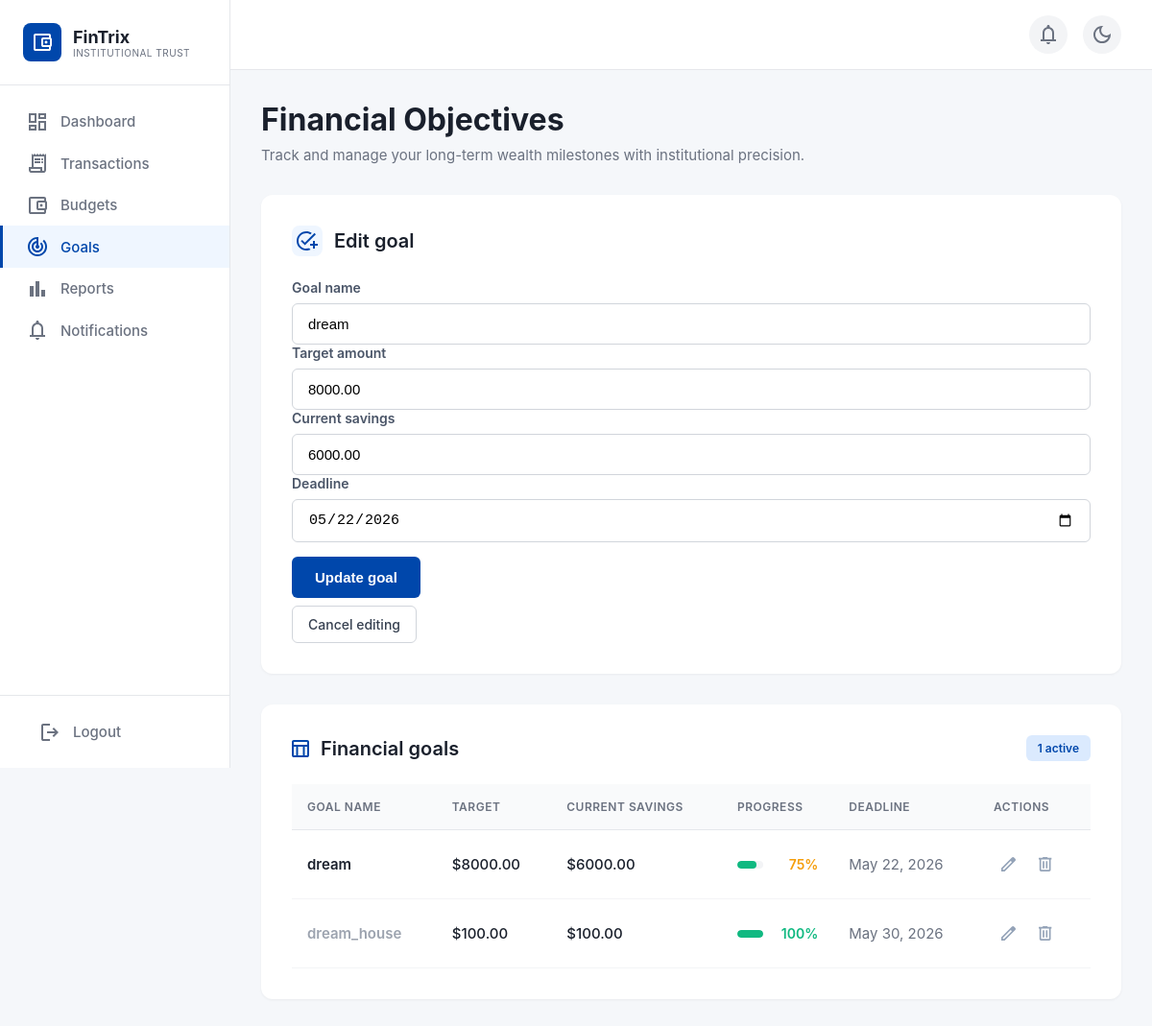
/goals/edit/3/ (signed in), run on the app's committed database.
### goals/models.py (models this page shows, shortened)
class Goal(models.Model):
    user = models.ForeignKey(settings.AUTH_USER_MODEL, on_delete=models.CASCADE)
    name = models.CharField(max_length=200)
    target_amount = models.DecimalField(max_digits=12, decimal_places=2)
    current_savings = models.DecimalField(max_digits=12, decimal_places=2, default=0)
    deadline = models.DateField()
    def progress_percentage(self):
        if self.target_amount == 0:
            return 0
        return min(int((self.current_savings / self.target_amount) * 100), 100)
    @property
    def progress(self):
        return self.progress_percentage()

### goals/views.py (the view)
# urls.py: path("edit/<int:goal_id>/", views.edit_goal, name="edit_goal"),
@login_required
@require_http_methods(['GET', 'POST'])
def edit_goal(request, goal_id):
    goal = get_object_or_404(Goal, id=goal_id, user=request.user)
    if request.method == 'POST':
        form = GoalForm(request.POST, instance=goal)
        if form.is_valid():
            form.save()
            messages.success(request, 'Goal updated successfully.')
            return redirect('goals_page')
    else:
        form = GoalForm(instance=goal)
    goals = _goals_list(request.user)
    return render(
        request,
        'goals.html',
        {
            'goals': goals,
            'form': form,
            'edit_mode': True,
            'edit_goal_id': goal.id,
            'active_count': _active_goal_count(goals),
        },
    )

### goals/forms.py (shortened to what this page needs)
class GoalForm(forms.ModelForm):
    class Meta:
        model = Goal
        fields = ['name', 'target_amount', 'current_savings', 'deadline']
        widgets = {
            'name': forms.TextInput(
                attrs={
                    'placeholder': 'e.g. Dream House',
                    'autocomplete': 'off',
                }
            ),
            'target_amount': forms.NumberInput(
                attrs={'placeholder': '0.00', 'step': '0.01', 'min': '0.01'}
            ),
            'current_savings': forms.NumberInput(
                attrs={'placeholder': '0.00', 'step': '0.01', 'min': '0'}
            ),
            'deadline': forms.DateInput(attrs={'type': 'date'}),
        }

### goals/views.py (called while the page is built)
def _active_goal_count(goals_iterable):
    return sum(1 for g in goals_iterable if g.progress < 100)

def _goals_list(user):
    return list(Goal.objects.filter(user=user).order_by('deadline'))

### goals/templates/goals.html (shortened to what this page needs)
<!DOCTYPE html>
{% load static %}
<html lang="en">
<head>
    <link rel="stylesheet" href="{% static 'css/style-goals.css' %}">
</head>
<body>
    <aside class="sidebar" id="sidebar">
        <div class="sidebar-header">
            <a href="{% url 'home' %}" class="sidebar-logo">
                <div class="logo-icon">
                    </div>
                <div class="logo-text">
                    <span class="brand">FinTrix</span>
                    <span class="tagline">Institutional Trust</span>
                </div>
            </a>
        </div>
        <nav class="sidebar-nav">
            <a href="#" class="nav-item">
                <span class="nav-icon"><svg width="18" height="18" viewBox="0 0 18 18" fill="none" xmlns="http://www.w3.org/2000/svg">
                    <path d="M10 6V0H18V6H10ZM0 10V0H8V10H0ZM10 18V8H18V18H10ZM0 18V12H8V18H0ZM2 8H6V2H2V8ZM12 16H16V10H12V16ZM12 4H16V2H12V4ZM2 16H6V14H2V16Z" fill="#64748B"/>
                    </svg>
                    </span>
                <span>Dashboard</span>
            </a>
            <a href="#" class="nav-item">
                <span class="nav-icon">
                    </span>
                <span>Transactions</span>
            </a>
            <a href="#" class="nav-item">
                <span class="nav-icon">
                    </span>
                <span>Budgets</span>
            </a>
            <a href="{% url 'goals_page' %}" class="nav-item active">
                <span class="nav-icon">
                    </span>
                <span>Goals</span>
            </a>
            <a href="#" class="nav-item">
                <span class="nav-icon"><svg width="16" height="16" viewBox="0 0 16 16" fill="none" xmlns="http://www.w3.org/2000/svg">
                    <path d="M12 16V9H16V16H12ZM6 16V0H10V16H6ZM0 16V5H4V16H0Z" fill="#64748B"/>
                    </svg>
                    </span>
                <span>Reports</span>
            </a>
            <a href="#" class="nav-item">
                <span class="nav-icon">
                    </span>
                <span>Notifications</span>
            </a>
        </nav>
        <div class="sidebar-footer">
            <a href="{% url 'logout' %}" class="logout-btn">
                <span class="nav-icon">
                    </span>
                <span>Logout</span>
            </a>
        </div>
    </aside>
    <main class="main-content">
        <header class="top-header">
            <div class="header-icon" title="Notifications">
                </div>
            <div class="header-icon" title="Toggle Dark Mode">
                </div>
        </header>
        <div class="page-content">
            <div class="page-header">
                <h1>Financial Objectives</h1>
                <p>Track and manage your long-term wealth milestones with institutional precision.</p>
            </div>
            <div class="card">
                <div class="card-header">
                    <div class="card-header-icon">
                    </div>
                    <h2>{% if edit_mode %}Edit goal{% else %}Add new goal{% endif %}</h2>
                </div>
                <form method="post" action="{% if edit_mode %}{% url 'edit_goal' edit_goal_id %}{% else %}{% url 'goals_page' %}{% endif %}">
                    <div class="form-group">
                        <label for="{{ form.name.id_for_label }}">Goal name</label>
                        {{ form.name }}
                    </div>
                    <div class="form-group">
                        <label for="{{ form.target_amount.id_for_label }}">Target amount</label>
                        {{ form.target_amount }}
                    </div>
                    <div class="form-group">
                        <label for="{{ form.current_savings.id_for_label }}">Current savings</label>
                        {{ form.current_savings }}
                    </div>
                    <div class="form-group">
                        <label for="{{ form.deadline.id_for_label }}">Deadline</label>
                        {{ form.deadline }}
                    </div>
                    <button type="submit" class="btn-create">{% if edit_mode %}Update goal{% else %}Create goal{% endif %}</button>
                    {% if edit_mode %}
                    <div class="form-actions-row">
                        <a class="btn-secondary-outline" href="{% url 'goals_page' %}">Cancel editing</a>
                    </div>
                    {% endif %}
                </form>
            </div>
            <div class="card">
                <div class="goals-table-header">
                    <h2>
                        <span class="table-icon">
                        </span>
                        Financial goals
                    </h2>
                    <div class="active-badge"><span id="activeCount">{{ active_count }}</span> active</div>
                </div>
                <div class="goals-table-wrapper">
                    <table class="goals-table">
                        <thead>
                            <tr>
                                <th>Goal name</th>
                                <th>Target</th>
                                <th>Current savings</th>
                                <th>Progress</th>
                                <th>Deadline</th>
                                <th>Actions</th>
                            </tr>
                        </thead>
                        <tbody>
                            {% for goal in goals %}
                            <tr>
                                <td class="goal-name{% if goal.progress >= 100 %} completed{% endif %}">{{ goal.name }}</td>
                                <td class="goal-amount">${{ goal.target_amount|floatformat:2 }}</td>
                                <td class="goal-amount">${{ goal.current_savings|floatformat:2 }}</td>
                                <td>
                                    <div class="progress-cell">
                                        <div class="progress-bar-container">
                                            <div class="progress-bar-fill{% if goal.progress >= 100 %} complete{% elif goal.progress >= 70 %} high{% endif %}" style="width: {{ goal.progress }}%;"></div>
                                        </div>
                                        <span class="progress-percentage{% if goal.progress >= 100 %} complete{% elif goal.progress >= 70 %} high{% else %} low{% endif %}">{{ goal.progress }}%</span>
                                    </div>
                                </td>
                                <td class="goal-date">{{ goal.deadline|date:"M j, Y" }}</td>
                                <td>
                                    <div class="goal-actions">
                                        <a href="{% url 'edit_goal' goal.id %}" class="action-btn" title="Edit goal">
</a>
                                        <form method="post" action="{% url 'delete_goal' goal.id %}" style="display:inline;" onsubmit="return confirm('Delete this goal?');">
                                            <button type="submit" class="action-btn delete" title="Delete goal">
</button>
                                        </form>
                                    </div>
                                </td>
                            </tr>
                            {% endfor %}
                        </tbody>
                    </table>
                </div>
            </div>
        </div>
    </main>
    {% load static %}
</body>
</html>

### goals/templates/goals.html (style rules this page uses)
.form-actions-row { display: flex; gap: 0.75rem; align-items: center; flex-wrap: wrap; margin-top: 0.5rem; }
.btn-secondary-outline { padding: 0.65rem 1rem; border-radius: 6px; border: 1px solid #d1d5db; background: white; color: #374151; font-weight: 500; text-decoration: none; font-size: 0.875rem; }

### data on the page
Goal: name "dream", target_amount "8000.00", current_savings "6000.00", deadline "05/22/2026", progress "75", deadline "May 22, 2026"
Goal: name "dream_house", target_amount "100.00", current_savings "100.00", progress "100", deadline "May 30, 2026"

### other printed values
{{ active_count }} "1"
